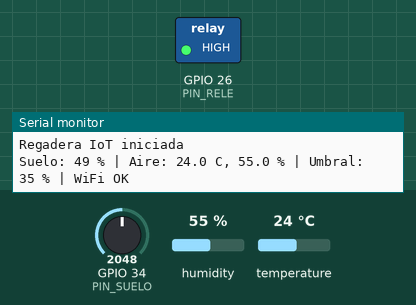
Bench run of a sketch on a simulated ESP32. On the bench: switched loads named in the sketch (green lamp = pin HIGH), the last lines printed to the serial monitor. Inputs (shaded band) come from the test bench; at power-on: GPIO 34 (PIN_SUELO) = 2048, humidity 55 %, temperature 24 °C (analog values on the 0–4095 scale). WiFi joins after 1.5 s; servers stay silent unless stated.

Above: at 3.3 s.
3.4 s: GPIO 34 (PIN_SUELO) set to 2614
6.2 s: GPIO 34 (PIN_SUELO) set to 2691
At 8.2 s:
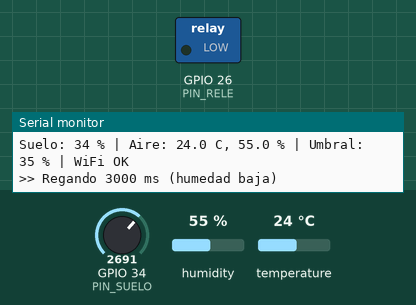
Timing chart, 0 to 12.0 s (numbered marks = the images above; inputs shaded):
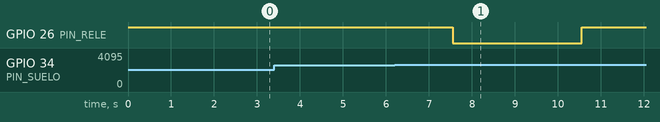

The sketch:

sketch.ino
```cpp
/*
 * Regadera automatica IoT - version para simular en wokwi.com
 * (El firmware real del proyecto esta en ESP-IDF, carpeta main/.
 *  Este sketch replica la misma logica para probarla en el navegador.)
 *
 * Simulacion:
 *  - Potenciometro = sensor de humedad de suelo (girar = mas seco / mas humedo)
 *  - LED azul      = bomba de agua (se prende cuando el rele la activa)
 *  - Clic en el DHT22 para cambiar temperatura y humedad del aire
 */
#include <WiFi.h>
#include <PubSubClient.h>
#include "DHTesp.h"

// ---------- Adafruit IO (opcional: deja AIO_USERNAME vacio para no usar la nube) ----------
#define AIO_USERNAME  ""            // tu usuario de Adafruit IO
#define AIO_KEY       ""            // tu AIO Key (no la compartas)

// ---------- WiFi virtual de Wokwi ----------
#define WIFI_SSID     "Wokwi-GUEST"
#define WIFI_PASS     ""

// ---------- Pines (mismos que el proyecto real) ----------
#define PIN_SUELO     34    // AO del sensor de suelo   (E12)
#define PIN_DHT       4     // DATA del DHT22           (f5)
#define PIN_RELE      26    // IN1 del rele             (E7)
#define RELE_ACTIVO_EN_BAJO  true   // si el LED funciona al reves, cambia a false

// ---------- Calibracion (potenciometro: 4095 = seco, 0 = mojado) ----------
#define VALOR_SECO    4095
#define VALOR_MOJADO  0

// ---------- Riego ----------
int umbral = 35;                     // regar si la humedad baja de este %
const unsigned long TIEMPO_RIEGO   = 3000;
const unsigned long ESPERA_ABSORCION = 20000;
const int MAX_RIEGOS_SIN_MEJORA = 3;
const int MEJORA_MINIMA = 3;

// ---------- Tiempos ----------
const unsigned long PERIODO_LECTURA = 2500;
const unsigned long PUBLICAR_CADA   = 20000;

DHTesp dht;
WiFiClient wifiClient;
PubSubClient mqtt(wifiClient);

// Estado de la logica de riego
int riegosSinMejora = 0;
int humedadAntesRiego = -1;
bool bloqueado = false;
bool riegoManualPendiente = false;

unsigned long proximaEvaluacion = 0;
unsigned long proximaPublicacion = 0;
unsigned long proximoIntentoMqtt = 0;

bool usarNube() { return strlen(AIO_USERNAME) > 0; }

String topico(const char *feed) {
  return String(AIO_USERNAME) + "/feeds/" + feed;
}

void publicar(const char *feed, const String &valor) {
  if (usarNube() && mqtt.connected()) {
    mqtt.publish(topico(feed).c_str(), valor.c_str());
  }
}

void rele(bool encender) {
  digitalWrite(PIN_RELE, (encender ^ RELE_ACTIVO_EN_BAJO) ? HIGH : LOW);
}

int leerHumedadSuelo() {
  long suma = 0;
  for (int i = 0; i < 16; i++) {
    suma += analogRead(PIN_SUELO);
    delay(2);
  }
  int crudo = suma / 16;
  int pct = (long)(VALOR_SECO - crudo) * 100 / (VALOR_SECO - VALOR_MOJADO);
  return constrain(pct, 0, 100);
}

void regar(const char *motivo) {
  Serial.printf(">> Regando %lu ms (%s)\n", TIEMPO_RIEGO, motivo);
  rele(true);
  publicar("bomba", "1");
  delay(TIEMPO_RIEGO);
  rele(false);
  publicar("bomba", "0");
}

// Misma logica que main/riego_logic.c del firmware ESP-IDF
enum Accion { NADA, REGAR, BLOQUEAR };

Accion decidir(int humedad) {
  if (bloqueado) return NADA;
  if (humedadAntesRiego >= 0) {
    if (humedad - humedadAntesRiego >= MEJORA_MINIMA) riegosSinMejora = 0;
    else riegosSinMejora++;
    humedadAntesRiego = -1;
  }
  if (riegosSinMejora >= MAX_RIEGOS_SIN_MEJORA) {
    bloqueado = true;
    return BLOQUEAR;
  }
  if (humedad < umbral) {
    humedadAntesRiego = humedad;
    return REGAR;
  }
  riegosSinMejora = 0;
  return NADA;
}

// Comandos desde el dashboard de Adafruit IO
void alRecibir(char *topic, byte *payload, unsigned int len) {
  String t(topic);
  String valor;
  for (unsigned int i = 0; i < len; i++) valor += (char)payload[i];
  Serial.printf("Recibido %s = %s\n", topic, valor.c_str());

  if (t.endsWith("/feeds/riego-manual") && valor.toInt() == 1) {
    riegoManualPendiente = true;
  } else if (t.endsWith("/feeds/umbral")) {
    int u = valor.toInt();
    if (u >= 5 && u <= 95) umbral = u;
  } else if (t.endsWith("/throttle")) {
    Serial.println("Adafruit IO: limite de datos excedido");
  }
}

void conectarMqtt() {
  if (!usarNube() || mqtt.connected() || WiFi.status() != WL_CONNECTED) return;
  if (millis() < proximoIntentoMqtt) return;

  Serial.print("Conectando a Adafruit IO... ");
  String estado = topico("estado");
  String id = "regadera-" + String((uint32_t)ESP.getEfuseMac(), HEX);
  if (mqtt.connect(id.c_str(), AIO_USERNAME, AIO_KEY, estado.c_str(), 1, false, "offline")) {
    Serial.println("OK");
    mqtt.subscribe(topico("riego-manual").c_str());
    mqtt.subscribe(topico("umbral").c_str());
    mqtt.subscribe((String(AIO_USERNAME) + "/throttle").c_str());
    mqtt.publish((topico("umbral") + "/get").c_str(), "");
    mqtt.publish(estado.c_str(), "online");
    proximaPublicacion = 0;
  } else {
    Serial.printf("fallo (rc=%d), reintento en 5 s\n", mqtt.state());
    proximoIntentoMqtt = millis() + 5000;
  }
}

void setup() {
  Serial.begin(115200);
  pinMode(PIN_RELE, OUTPUT);
  rele(false);
  analogReadResolution(12);
  dht.setup(PIN_DHT, DHTesp::DHT22);

  WiFi.begin(WIFI_SSID, WIFI_PASS, 6);   // la red de Wokwi usa el canal 6
  mqtt.setServer("io.adafruit.com", 1883);
  mqtt.setCallback(alRecibir);
  Serial.println("Regadera IoT iniciada");
}

void loop() {
  conectarMqtt();
  mqtt.loop();

  static unsigned long ultimaLectura = 0;
  if (millis() - ultimaLectura < PERIODO_LECTURA) return;
  ultimaLectura = millis();

  int humedad = leerHumedadSuelo();
  TempAndHumidity aire = dht.getTempAndHumidity();
  bool dhtOk = dht.getStatus() == DHTesp::ERROR_NONE;

  Serial.printf("Suelo: %d %% | Aire: %.1f C, %.1f %% | Umbral: %d %% | %s%s\n",
                humedad, aire.temperature, aire.humidity, umbral,
                WiFi.status() == WL_CONNECTED ? "WiFi OK" : "sin WiFi",
                bloqueado ? " | BLOQUEADO" : "");

  if (riegoManualPendiente) {
    riegoManualPendiente = false;
    bloqueado = false; riegosSinMejora = 0; humedadAntesRiego = -1;
    regar("manual desde el dashboard");
    proximaEvaluacion = millis() + ESPERA_ABSORCION;
  }

  if (millis() >= proximaEvaluacion) {
    switch (decidir(humedad)) {
      case REGAR:
        regar("humedad baja");
        proximaEvaluacion = millis() + ESPERA_ABSORCION;
        break;
      case BLOQUEAR:
        Serial.println("ALERTA: riego bloqueado, la humedad no sube");
        publicar("alertas", "Riego bloqueado: revisar deposito o sensor");
        break;
      default:
        break;
    }
  }

  if (millis() >= proximaPublicacion && mqtt.connected()) {
    publicar("humedad-suelo", String(humedad));
    if (dhtOk) {
      publicar("temperatura", String(aire.temperature, 1));
      publicar("humedad-aire", String(aire.humidity, 1));
    }
    proximaPublicacion = millis() + PUBLICAR_CADA;
  }
}
```

Measured:
- the behaviour switches between 2661 and 2662 on GPIO 34 (PIN_SUELO) (found by bisection; images 0 and 1)
- after the input at 6.2 s, GPIO 26 (PIN_RELE): HIGH → LOW after 1.3 s, → HIGH 3.0 s later
